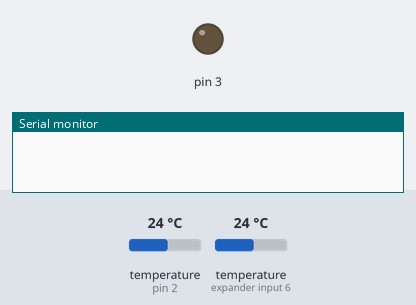
The sketch below on a simulated Arduino Uno, built with avr-gcc and run on an emulated ATmega328P. On the bench: output pins drawn as LEDs (lit = HIGH), the last lines printed to the serial monitor. The test bench sets the inputs (shaded band); at power-on: temperature (sensors on pin 2, expander input 6) 24 °C.

Above: at 0.1 s.
At 0.8 s:
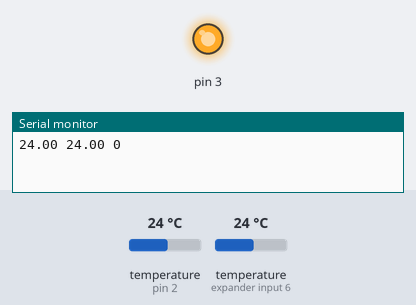
Timing chart, 0 to 2.3 s (numbered marks = the images above):
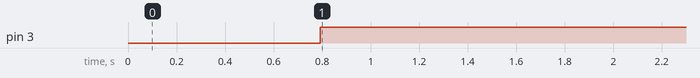

The sketch:

temp.ino
```cpp
#include <OneWire.h>
#include <DallasTemperature.h>

#define ONE_WIRE_BUS 2

OneWire oneWire(ONE_WIRE_BUS);

DallasTemperature sensors(&oneWire);

void setup(void)
{
  Serial.begin(9600);

  sensors.begin();

  pinMode(3, OUTPUT);

}

 float t1;
 float t2;
 float tmpon = 40;
 float tmpoff =38;
 int luefter=0;

void loop(void)
{


  sensors.requestTemperatures();

  t1=sensors.getTempCByIndex(0);
  t2=sensors.getTempCByIndex(1);

  Serial.print(t1);
  Serial.print(" ");
  Serial.print(t2);
  Serial.print(" ");
  Serial.print(luefter);
  Serial.print("\n");
  if ((t1 > tmpon) or (t2 > tmpon))
  {
    digitalWrite(3, LOW);
    luefter=1;
  }

  if ((t1 < tmpoff) and (t2 < tmpoff))
  {
    digitalWrite(3, HIGH);
    luefter=0;
  }
  delay(10000);
}
```

Measured:
- by itself, pin 3: LOW → HIGH at 0.79 s
